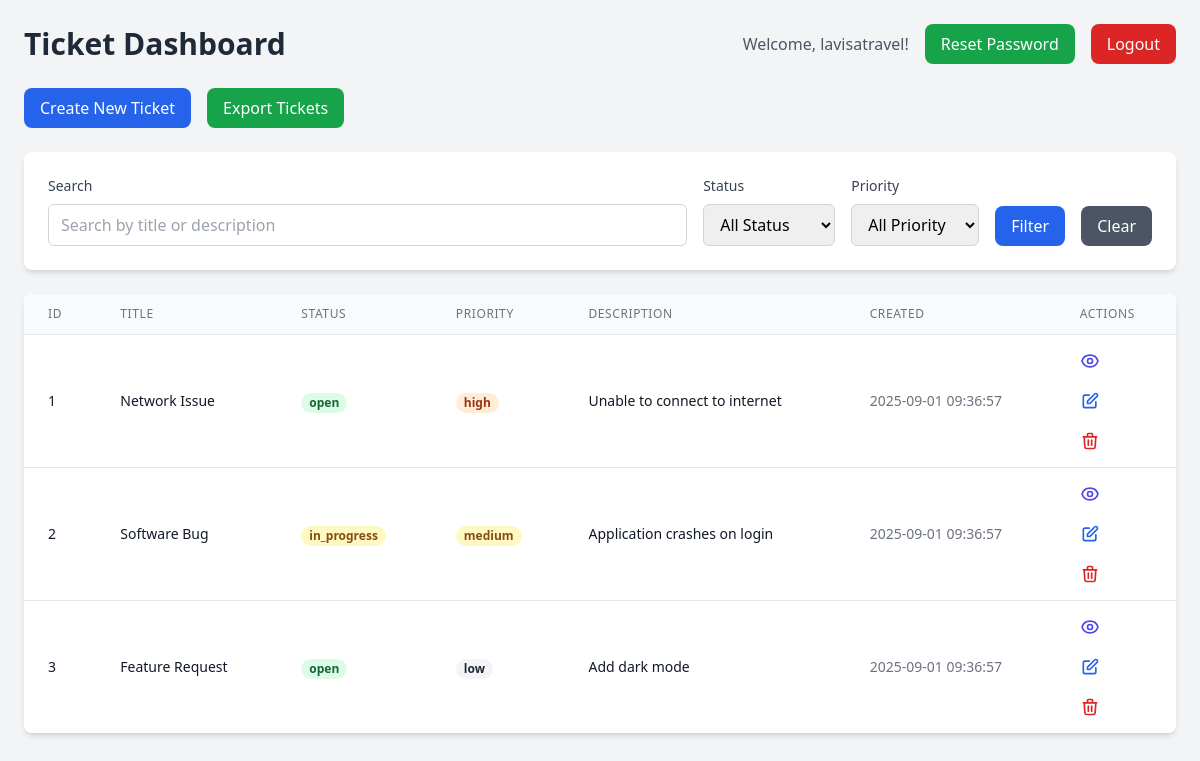
/index.php (signed in), run on the app's committed database.
### tables this page shows
CREATE TABLE IF NOT EXISTS tickets (
    id INT AUTO_INCREMENT PRIMARY KEY,
    title VARCHAR(255) NOT NULL,
    description TEXT,
    status ENUM('open', 'in_progress', 'resolved', 'closed') DEFAULT 'open',
    priority ENUM('low', 'medium', 'high', 'urgent') DEFAULT 'medium',
    created_at TIMESTAMP DEFAULT CURRENT_TIMESTAMP,
    updated_at TIMESTAMP DEFAULT CURRENT_TIMESTAMP ON UPDATE CURRENT_TIMESTAMP
);

### index.php (the view, shortened to what this page needs)
<?php
$db = new Database();
$pdo = $db->getConnection();
$search = isset($_GET['search']) ? $_GET['search'] : '';
$query = "SELECT * FROM tickets WHERE 1=1";
$params = [];
$query .= " ORDER BY created_at DESC";
$stmt = $pdo->prepare($query);
$stmt->execute($params);
$tickets = $stmt->fetchAll(PDO::FETCH_ASSOC);
?>
<!DOCTYPE html>
<html lang="en">
<head>
    <script src="https://cdn.tailwindcss.com"></script>
</head>
<body class="bg-gray-100 min-h-screen">
    <div class="max-w-7xl mx-auto p-6">
        <div class="flex justify-between items-center mb-6">
            <h1 class="text-3xl font-bold text-gray-800">Ticket Dashboard</h1>
            <div class="flex items-center gap-4">
                <span class="text-gray-600">Welcome, <?php echo htmlspecialchars($_SESSION['username']); ?>!</span>
                <a href="reset_password.php" class="bg-green-600 hover:bg-green-700 text-white px-4 py-2 rounded-lg font-medium">Reset Password</a>
                <a href="logout.php" class="bg-red-600 hover:bg-red-700 text-white px-4 py-2 rounded-lg font-medium">Logout</a>
            </div>
        </div>
        <div class="mb-6 flex gap-4">
            <a href="create_ticket.php" class="bg-blue-600 hover:bg-blue-700 text-white px-4 py-2 rounded-lg font-medium">Create New Ticket</a>
            <a href="export.php" class="bg-green-600 hover:bg-green-700 text-white px-4 py-2 rounded-lg font-medium">Export Tickets</a>
        </div>
        <form method="GET" class="bg-white p-6 rounded-lg shadow-md mb-6 flex flex-wrap gap-4 items-end">
            <div class="flex-1 min-w-64">
                <label class="block text-sm font-medium text-gray-700 mb-2">Search</label>
                <input type="text" name="search" placeholder="Search by title or description" value="<?php echo htmlspecialchars($search); ?>" class="w-full px-3 py-2 border border-gray-300 rounded-md focus:outline-none focus:ring-2 focus:ring-blue-500">
            </div>
            <div class="min-w-32">
                <label class="block text-sm font-medium text-gray-700 mb-2">Status</label>
                <select name="status" class="w-full px-3 py-2 border border-gray-300 rounded-md focus:outline-none focus:ring-2 focus:ring-blue-500">
                    <option value="">All Status</option>
                </select>
            </div>
            <div class="min-w-32">
                <label class="block text-sm font-medium text-gray-700 mb-2">Priority</label>
                <select name="priority" class="w-full px-3 py-2 border border-gray-300 rounded-md focus:outline-none focus:ring-2 focus:ring-blue-500">
                    <option value="">All Priority</option>
                </select>
            </div>
            <button type="submit" class="bg-blue-600 hover:bg-blue-700 text-white px-4 py-2 rounded-lg font-medium">Filter</button>
            <a href="index.php" class="bg-gray-600 hover:bg-gray-700 text-white px-4 py-2 rounded-lg font-medium">Clear</a>
        </form>
        <div class="bg-white rounded-lg shadow-md overflow-hidden">
            <div class="overflow-x-auto">
                <table class="w-full min-w-full divide-y divide-gray-200">
                    <thead class="bg-gray-50">
                        <tr>
                            <th class="px-6 py-3 text-left text-xs font-medium text-gray-500 uppercase tracking-wider">ID</th>
                            <th class="px-6 py-3 text-left text-xs font-medium text-gray-500 uppercase tracking-wider">Title</th>
                            <th class="px-6 py-3 text-left text-xs font-medium text-gray-500 uppercase tracking-wider">Status</th>
                            <th class="px-6 py-3 text-left text-xs font-medium text-gray-500 uppercase tracking-wider">Priority</th>
                            <th class="px-6 py-3 text-left text-xs font-medium text-gray-500 uppercase tracking-wider hidden md:table-cell">Description</th>
                            <th class="px-6 py-3 text-left text-xs font-medium text-gray-500 uppercase tracking-wider hidden lg:table-cell">Created</th>
                            <th class="px-6 py-3 text-left text-xs font-medium text-gray-500 uppercase tracking-wider">Actions</th>
                        </tr>
                    </thead>
                    <tbody class="bg-white divide-y divide-gray-200">
                        <?php if (count($tickets) > 0): ?>
                            <?php foreach ($tickets as $ticket): ?>
                                <tr>
                                    <td class="px-6 py-4 whitespace-nowrap text-sm font-medium text-gray-900"><?php echo htmlspecialchars($ticket['id']); ?></td>
                                    <td class="px-6 py-4 whitespace-nowrap text-sm text-gray-900"><?php echo htmlspecialchars($ticket['title']); ?></td>
                                    <td class="px-6 py-4 whitespace-nowrap">
                                        <span class="px-2 inline-flex text-xs leading-5 font-semibold rounded-full
                                            <?php
                                            switch($ticket['status']) {
                                                case 'open': echo 'bg-green-100 text-green-800'; break;
                                                case 'in_progress': echo 'bg-yellow-100 text-yellow-800'; break;
                                            }
                                            ?>">
                                            <?php echo htmlspecialchars($ticket['status']); ?>
                                        </span>
                                    </td>
                                    <td class="px-6 py-4 whitespace-nowrap">
                                        <span class="px-2 inline-flex text-xs leading-5 font-semibold rounded-full
                                            <?php
                                            switch($ticket['priority']) {
                                                case 'low': echo 'bg-gray-100 text-gray-800'; break;
                                                case 'medium': echo 'bg-yellow-100 text-yellow-800'; break;
                                                case 'high': echo 'bg-orange-100 text-orange-800'; break;
                                            }
                                            ?>">
                                            <?php echo htmlspecialchars($ticket['priority']); ?>
                                        </span>
                                    </td>
                                    <td class="px-6 py-4 text-sm text-gray-900 hidden md:table-cell"><?php echo htmlspecialchars(substr($ticket['description'], 0, 50)) . (strlen($ticket['description']) > 50 ? '...' : ''); ?></td>
                                    <td class="px-6 py-4 whitespace-nowrap text-sm text-gray-500 hidden lg:table-cell"><?php echo htmlspecialchars($ticket['created_at']); ?></td>
                                    <td class="px-6 py-4 whitespace-nowrap text-sm font-medium">
                                        <a href="view_ticket.php?id=<?php echo $ticket['id']; ?>" class="text-indigo-600 hover:text-indigo-900 mr-3" title="View">
                                        </a>
                                        <a href="edit_ticket.php?id=<?php echo $ticket['id']; ?>" class="text-blue-600 hover:text-blue-900 mr-3" title="Edit">
                                            <svg class="w-5 h-5" fill="none" stroke="currentColor" viewBox="0 0 24 24">
                                                <path stroke-linecap="round" stroke-linejoin="round" stroke-width="2" d="M11 5H6a2 2 0 00-2 2v11a2 2 0 002 2h11a2 2 0 002-2v-5m-1.414-9.414a2 2 0 112.828 2.828L11.828 15H9v-2.828l8.586-8.586z"></path>
                                            </svg>
                                        </a>
                                        <a href="delete_ticket.php?id=<?php echo $ticket['id']; ?>" class="text-red-600 hover:text-red-900" onclick="return confirm('Are you sure you want to delete this ticket?')" title="Delete">
                                            <svg class="w-5 h-5" fill="none" stroke="currentColor" viewBox="0 0 24 24">
                                                <path stroke-linecap="round" stroke-linejoin="round" stroke-width="2" d="M19 7l-.867 12.142A2 2 0 0116.138 21H7.862a2 2 0 01-1.995-1.858L5 7m5 4v6m4-6v6m1-10V4a1 1 0 00-1-1h-4a1 1 0 00-1 1v3M4 7h16"></path>
                                            </svg>
                                        </a>
                                    </td>
                                </tr>
                            <?php endforeach; ?>
                        <?php else: ?>
                            <tr>
                                <td colspan="7" class="px-6 py-4 text-center text-gray-500">No tickets found.</td>
                            </tr>
                        <?php endif; ?>
                    </tbody>
                </table>
            </div>
        </div>
    </div>
</body>
</html>

### data on the page
tickets: id "1", title "Network Issue", status "open", priority "high", description "Unable to connect to internet", created_at "2025-09-01 09:36:57"
tickets: id "2", title "Software Bug", status "in_progress", priority "medium", description "Application crashes on login", created_at "2025-09-01 09:36:57"
tickets: id "3", title "Feature Request", status "open", priority "low", description "Add dark mode", created_at "2025-09-01 09:36:57"

### other printed values
$_SESSION['username'] "lavisatravel"
